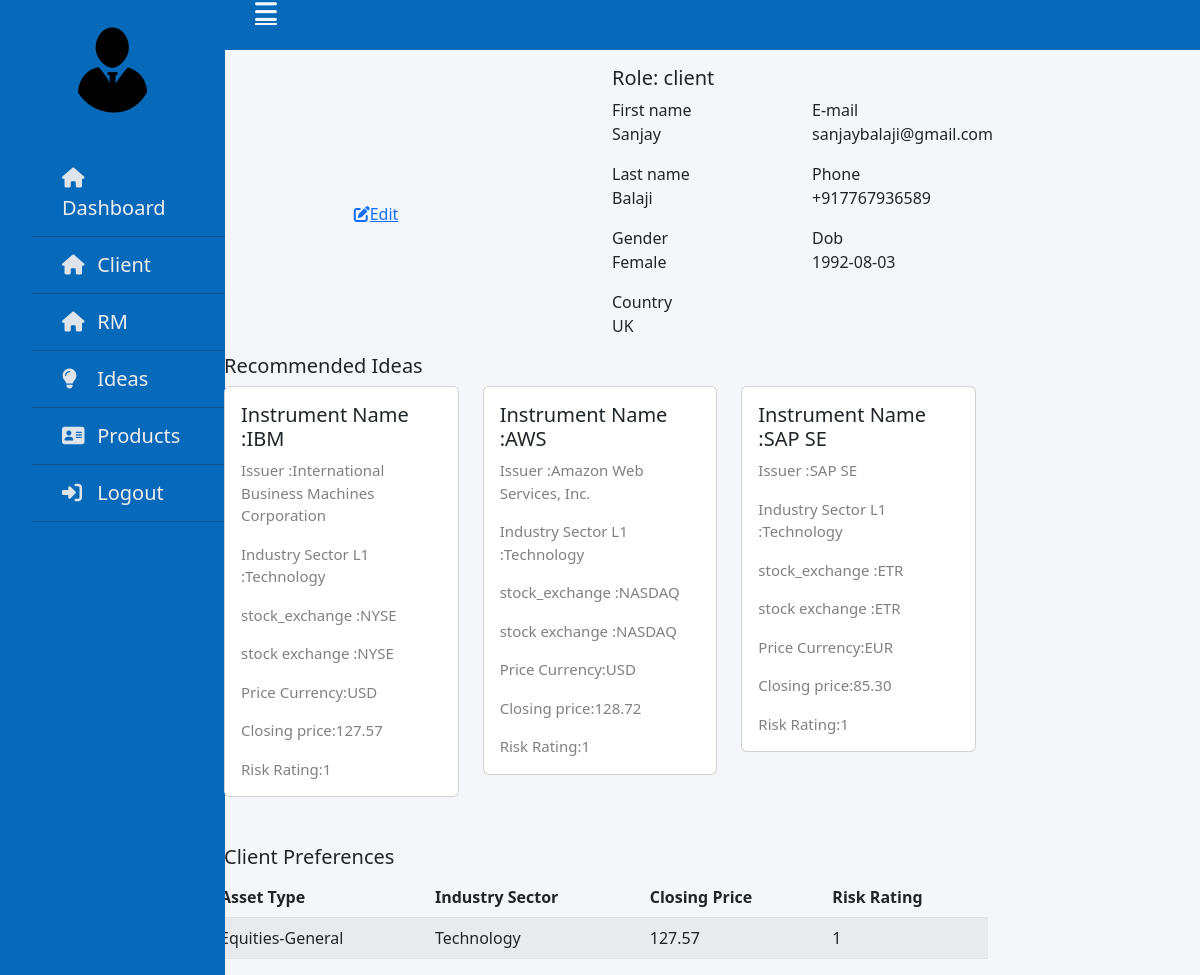
Page /admin/profile.php?userId=5 on the committed database.
### tables this page shows
CREATE TABLE `user` (
  `id` int(10) NOT NULL,
  `emailid` varchar(100) NOT NULL,
  `password` varchar(100) NOT NULL,
  `role` varchar(100) NOT NULL,
  `fname` varchar(100) NOT NULL,
  `lname` varchar(100) NOT NULL,
  `phoneno` varchar(100) NOT NULL,
  `recommend_ideas` varchar(100) NOT NULL DEFAULT '',
  `gender` varchar(100) NOT NULL,
  `dob` date DEFAULT NULL,
  `country` varchar(10) NOT NULL,
  `assigned_rm` varchar(10) DEFAULT NULL
);

CREATE TABLE `ideas` (
  `id` int(11) NOT NULL,
  `instrument_name` varchar(100) NOT NULL,
  `asset_type` varchar(100) NOT NULL,
  `industry_sector_l1` varchar(100) NOT NULL,
  `Ticker` varchar(100) NOT NULL,
  `Issuer` varchar(100) NOT NULL,
  `stock_exchange` varchar(100) NOT NULL,
  `price_currency` varchar(100) NOT NULL,
  `closing_price` varchar(100) NOT NULL,
  `risk_rating` varchar(100) NOT NULL,
  `Country` varchar(10) NOT NULL
);

CREATE TABLE `preference` (
  `id` int(10) NOT NULL,
  `asset_type` varchar(100) NOT NULL,
  `industry_sector` varchar(100) NOT NULL,
  `closing_price` varchar(100) NOT NULL,
  `risk_rating` varchar(100) NOT NULL,
  `client_id` int(11) NOT NULL
);

### admin/profile.php (the view, shortened to what this page needs)
<!DOCTYPE html>
<html lang="en">
<head>
    <link href="https://cdn.jsdelivr.net/npm/bootstrap@5.2.3/dist/css/bootstrap.min.css" rel="stylesheet"
>
    <link rel="stylesheet" href="./styles/common.css">
    <link rel="stylesheet" href="./styles">
</head>
<body>
<div class="wrapper">
    <div class="sidebar">
        <div class="profile">
            <img src="image/3.png" alt="img">
        </div>
        <ul>
            <?php
            echo "  <li><a href=\"dashboard.php\">
                        <span class=\"icon\"><i class=\"fa-solid fa-house\"></i></span>
                        <span class=\"item\">Dashboard</span>
                    </a></li>
                    <li><a href=\"clientpage.php\">
                        <span class=\"icon\"><i class=\"fa-solid fa-house\"></i></span>
                        <span class=\"item\">Client</span>
                        </a></li>
                        <li><a href=\"rmpage.php\">
                        <span class=\"icon\"><i class=\"fa-solid fa-house\"></i></span>
                        <span class=\"item\">RM</span>
                    </a></li>
                    <li><a href=\"ideaList.php\">
                        <span class=\"icon\"><i class=\"fa-solid fa-lightbulb\"></i></span>
                        <span class=\"item\">Ideas</span>
                    </a></li>
                    <li><a href=\"Products.php\">
                    <span class=\"icon\"><i class=\"fa-solid fa-address-card\"></i></span>
                    <span class=\"item\">Products</span>
                </a></li>
                    <li><a href=\"scripts/logout.php\">
                        <span class=\"icon\"><i class=\"fa-solid fa-right-to-bracket\"></i></span>
                        <span class=\"item\">Logout</span>
                    </a></li>";
            ?>
        </ul>
    </div>
    <div class="section">
        <div class="topnavbar">
            <div class="hamburger">
                <a href="#"><i class="fa-sharp fa-solid fa-bars"></i></a>
            </div>
            <div class="container-fluid bgclass">
                <div class="row">
                    <div class="text-end" style="display: flex;justify-content: flex-end; align-items: center;">
                    </div>
                </div>
            </div>
        </div>
    </div>
</div>
<section class="section about-section gray-bg" id="about">
    <div class="container col-md-8">
        <div class="row align-items-center flex-row-reverse">
            <div class="col-md-6">
                <div class="about-text go-to mt-3">
                    <?php
                    include 'db_conn.php';
                    $userId = $_SESSION['userId'];
                    $sql = "SELECT * FROM `user` WHERE id ='$userId'";
                    $result = $con->query($sql);
                    if ($result) {
                        if ($result->num_rows > 0) {
                            while ($row = $result->fetch_assoc()) {
                                echo "<h6 class=\"theme-color lead\">Role: " . $row['role'] . "</h6>
                            <div class=\"row about-list\">
                                <div class=\"col-md-6\">
                                    <div class=\"media\">
                                        <label>First name</label>
                                        <p>" . $row['fname'] . "</p>
                                    </div>
                                    <div class=\"media\">
                                        <label>Last name</label>
                                        <p>" . $row['lname'] . "</p>
                                    </div>
                                </div>
                                <div class=\"col-md-6\">
                                    <div class=\"media\">
                                        <label>E-mail</label>
                                        <p>" . $row['emailid'] . "</p>
                                    </div>
                                    <div class=\"media\">
                                        <label>Phone</label>
                                        <p>" . $row['phoneno'] . "</p>
                                    </div>
                                </div>
                                 <div class=\"col-md-6\">
                                    <div class=\"media\">
                                        <label>Gender</label>
                                        <p>" . $row['gender'] . "</p>
                                    </div>
                                    <div class=\"media\">
                                        <label>Country</label>
                                        <p>" . $row['country'] . "</p>
                                    </div>
                                </div>
                                 <div class=\"col-md-6\">
                                    <div class=\"media\">
                                        <label>Dob</label>
                                        <p>" . $row['dob'] . "</p>
                                    </div>
                                </div>
                            </div>
                            </div>
                    </div>
                    <div class=\"col-md-6\">
                        <div class=\"about-avatar\">
                        </div>
                        <div class=\"me-5 my-3\" style=\"text-align: center;\">
                            <p><a href=\"editprofile.php?userId=$userId\"><i class=\"fa-solid fa-pen-to-square\"></i>Edit</a></p>
                        </div>
                    </div>";
                            }
                        } else {
                            echo "$sql";
                        }
                    } else {
                        return $result->error;
                    }
                    ?>
                </div>
                <div class="container">
                    <div class="row">
                        <?php
                        include 'db_conn.php';
                        $userId = $_SESSION['userId'];
                        $sql = "SELECT * FROM `user` WHERE id ='$userId'";
                        $result = $con->query($sql);
                        if ($result) {
                            if ($result->num_rows > 0) {
                                while ($row = $result->fetch_assoc()) {
                                    $id = $row["recommend_ideas"];
                                    $ideaSql = "SELECT * FROM `ideas` WHERE  FIND_IN_SET (id ,'$id')";
                                    $ideaResult = $con->query($ideaSql);
                                    if ($ideaResult) {
                                        if ($ideaResult->num_rows > 0) {
                                            echo "<div class=\"row\">
                       <h5>Recommended Ideas</h5>
                   </div>";
                                            while ($row = $ideaResult->fetch_assoc()) {
                                                echo "
                                                    <div class=\"col-4\">
                                                <div class=\"card\" >
                                                <div class=\"card-body\">
                                                  <h5 class=\"card-title\">" . 'Instrument Name :' . $row['instrument_name'] . "</h5>
                                                 <p class=\"card-text\">" . 'Issuer :' . $row['Issuer'] . "</p>
                                                 <p class=\"card-text\">" . 'Industry Sector L1 :' . $row['industry_sector_l1'] . "</p>
                                                 <p class=\"card-text\">" . 'stock_exchange :' . $row['stock_exchange'] . "</p>
                                                 <p class=\"card-text\">" . 'stock exchange :' . $row['stock_exchange'] . "</p>
                                                 <p class=\"card-text\">" . 'Price Currency:' . $row['price_currency'] . "</p>
                                                 <p class=\"card-text\">" . 'Closing price:' . $row['closing_price'] . "</p>
                                                 <p class=\"card-text\">" . 'Risk Rating:' . $row['risk_rating'] . "</p>
                                             </div>
                                            </div>
                                             </div>";
                                            }
                                        }
                                    }
                                }
                            } else {
                                echo "$sql";
                            }
                        } else {
                            return $result->error;
                        }
                        ?>
                    </div>
                </div>
                <div class="container mt-5">
                    <div class="row">
                        <h5>Client Preferences</h5>
                    </div>
                    <div class="row">
                        <table class="table table-striped">
                            <thead>
                            <tr>
                                <th scope="col">Asset Type</th>
                                <th scope="col">Industry Sector</th>
                                <th scope="col">Closing Price</th>
                                <th scope="col">Risk Rating</th>
                            </tr>
                            </thead>
                            <tbody>
                            <?php
                            include 'db_conn.php';
                            $userId = $_SESSION['userId'];
                            $sql = "SELECT * FROM `preference` WHERE client_id='$userId'";
                            $result = $con->query($sql);
                            if ($result) {
                                if ($result->num_rows > 0) {
                                    while ($row = $result->fetch_assoc()) {
                                        echo "<tr>
                                <td>".$row['asset_type']."</td>
                                <td>".$row['industry_sector']."</td>
                                <td>".$row['closing_price']."</td>
                                <td>".$row['risk_rating']."</td>
                            </tr>";
                                    }
                                }else{
                                    echo "No Preference updated";
                                }
                            }
                            ?>
                            </tbody>
                        </table>
                    </div>
                </div>
            </div>
</section>
</body>
</html>

### admin/styles/common.css (style rules this page uses)
body { background: #f5f6fa; }
.wrapper .sidebar { left: 0; top: 0; width: 225px; height: 100% ; background: rgb(7, 105, 185); position: fixed; padding: 20px 0; transition: all 0.5s ease; text-decoration: none; }
.wrapper .sidebar .profile { margin-bottom: 30px; text-align: center; }
.wrapper .sidebar .profile img { width: 100px; height: 100px; border-radius: 50%; margin: 0 auto; display: block; }
.wrapper .sidebar ul li a { padding: 13px 30px; color: rgb(241, 237, 237); font-size: 20px; border-bottom: 1px solid #10558d; display: block; position: relative; text-decoration: none; }
.wrapper .sidebar ul li a .icon { width: 30px; display: inline-block; color: #dee4ec; }
.wrapper .section { width: calc(100% - 225px); margin-left: 225px; transition: all 0.5s ease; }
.wrapper .section .topnavbar { background-color: rgb(7, 105, 185); height: 50px; padding: 0 30px; display: flex; }
.wrapper .section .topnavbar .hamburger a { font-size: 25px; color: #f5f6fa; text-align: center; display: flex; }
.bgclass { background-color: rgb(7, 105, 185); }
ul { list-style-type: none !important; }
.card-text { font-size: 15px; font-weight: 300; color: grey; }

### rows in the picture
user: role "client", fname "Sanjay", lname "Balaji", emailid "sanjaybalaji@gmail.com", phoneno "+917767936589", gender "Female", country "UK", dob "1992-08-03"
ideas: instrument_name "IBM", Issuer "International Business Machines Corporation", industry_sector_l1 "Technology", stock_exchange "NYSE", price_currency "USD", closing_price "127.57", risk_rating "1"
ideas: instrument_name "AWS", Issuer "Amazon Web Services, Inc.", industry_sector_l1 "Technology", stock_exchange "NASDAQ", price_currency "USD", closing_price "128.72", risk_rating "1"
ideas: instrument_name "SAP SE", Issuer "SAP SE", industry_sector_l1 "Technology", stock_exchange "ETR", price_currency "EUR", closing_price "85.30", risk_rating "1"
preference: asset_type "Equities-General", industry_sector "Technology", closing_price "127.57", risk_rating "1"
